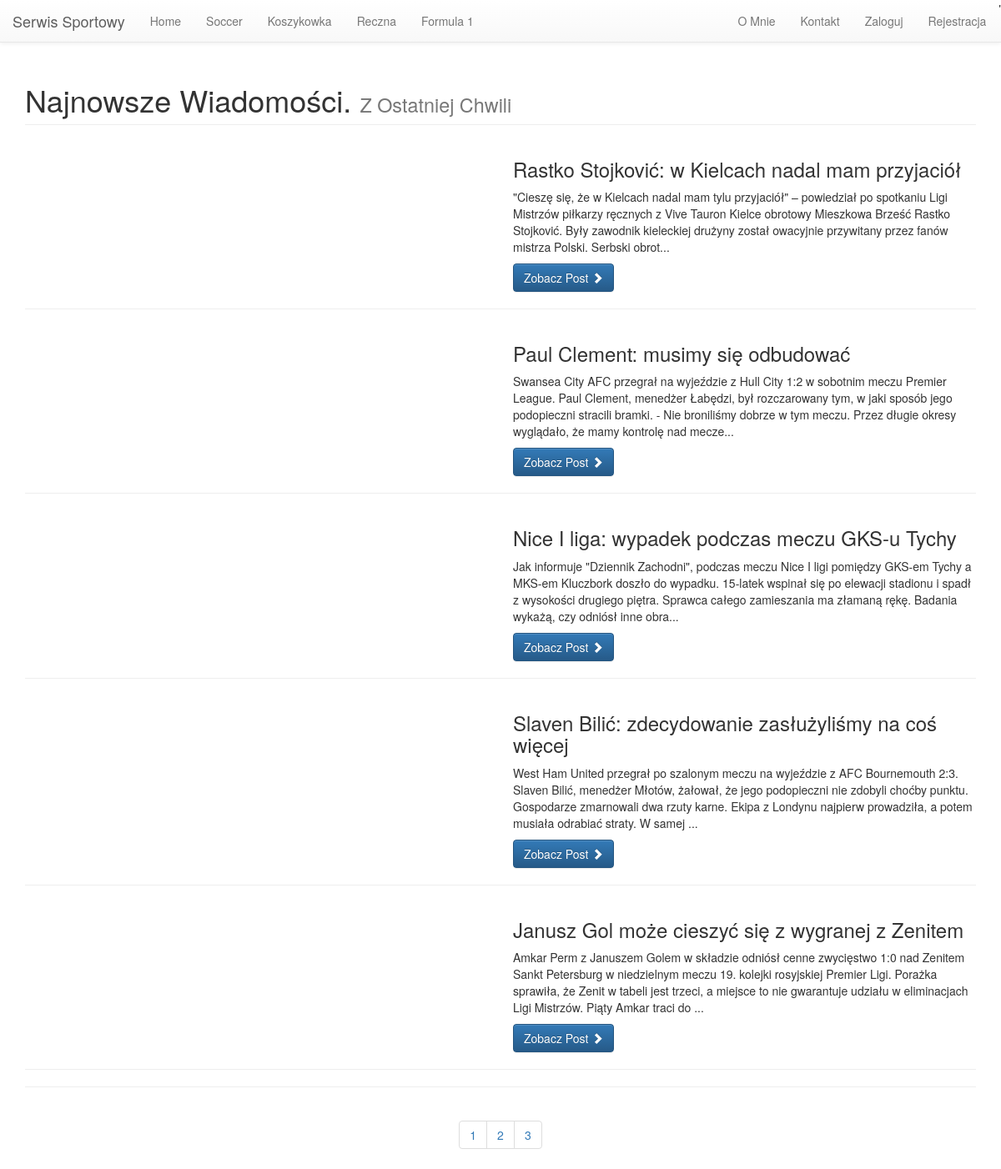
The app's page /index.php?page=2 with its own data.
### tables this page shows
CREATE TABLE `category` (
  `c_id` int(11) NOT NULL,
  `category_name` text NOT NULL
);

CREATE TABLE `posts` (
  `id` int(11) NOT NULL,
  `title` text NOT NULL,
  `description` text NOT NULL,
  `image` text NOT NULL,
  `category` text NOT NULL,
  `status` mediumtext NOT NULL,
  `date` timestamp NOT NULL DEFAULT CURRENT_TIMESTAMP ON UPDATE CURRENT_TIMESTAMP,
  `author` text NOT NULL
);

### index.php (the view, shortened to what this page needs)
<?php
	include 'includes/db.php';
    $per_page = 5;
    if(isset($_GET['page'])){
        $page = $_GET['page'];
    } else{
        $page = 1;
    }
    $start_from = ($page-1) * $per_page;
?>
    <!DOCTYPE html>
    <html lang="pl">
    <head>
        <link href="css/bootstrap.min.css" rel="stylesheet">
        <link rel="stylesheet" href="https://maxcdn.bootstrapcdn.com/bootstrap/3.3.7/css/bootstrap.min.css">
        <link rel="stylesheet" href="https://maxcdn.bootstrapcdn.com/bootstrap/3.3.7/css/bootstrap-theme.min.css"> </head>
    <body>
        <?php include 'includes/header.php'; ?>
        <div class="container" style="margin-top:40px;">
                <div class="row">
                    <div class="col-lg-12">
                        <h1 class="page-header">Najnowsze Wiadomości.
                    <small>Z Ostatniej Chwili</small>
                </h1> </div>
                </div>
                <?php
	$sel_sql = "SELECT * FROM posts WHERE status = 'publish' ORDER BY id DESC LIMIT $start_from,$per_page";
	$run_sql = mysqli_query($conn,$sel_sql);
	while($rows = mysqli_fetch_assoc($run_sql))
		{
			echo '
			<div class="row">
				<div class="col-md-6">
					<a href="post.php?post_id='.$rows['id'].'">
						<img class="img-responsive" src="'.$rows['image'].'" alt="">
					</a>
				</div>
				<div class="col-md-6">
					<h3>'.$rows['title'].'</h3>
					<p>'.substr($rows['description'],0,300).'...</p>
					<a class="btn btn-primary" href="post.php?post_id='.$rows['id'].'">Zobacz Post
					<span class="glyphicon glyphicon-chevron-right"></span></a>
				</div>
			</div>
			<hr>';
		}
?>
                    <hr>
                    <div class="text-center">
                        <ul class="pagination">
                            <?php
                    $pagination_sql = "SELECT * FROM posts WHERE status = 'publish'";
                    $run_pagination = mysqli_query($conn, $pagination_sql);
                    $count = mysqli_num_rows($run_pagination);
                    $total_pages = ceil($count/$per_page);
                    for($i=1; $i<=$total_pages; $i++){
                        echo '<li><a href="index.php?page='.$i.'">'.$i.'</a></li>';
                    }
                ?>
                        </ul>
                    </div>
    </body>
    </html>

### includes/header.php (shortened to what this page needs)
<div class="container">
    <nav class="navbar navbar-default navbar-fixed-top">
        <div class="container-fluid">
            <div class="navbar-header">
                 <a class="navbar-brand" href="index.php">Serwis Sportowy</a> </div>
            <div class="collapse navbar-collapse" id="bs-example-navbar-collapse-1">
                <ul class="nav navbar-nav">
                    <?php
	                   $sel_cat = "SELECT * FROM category";
	                   $run_cat = mysqli_query($conn,$sel_cat);
	                       while($rows = mysqli_fetch_assoc($run_cat))
                            {
                                if(isset($_GET['cat_name']))
                            {
                                 if($_GET['cat_name'] == $rows['category_name'])
                                {
                                    $class = 'active';
                                } else
                                {
                                    $class = '';
                                }
                            }    else
                                {
                                    $class = '';
                                }
                                if($rows['category_name'] == 'home')
                                {
                                    if($_SERVER['PHP_SELF'] == 'index.php'){
                                        echo '<li class = "active"><a href="index.php">'.ucfirst($rows['category_name']).'</a></li>';
                                    }else
                                    {
                                        echo '<li class = ""><a href="index.php">'.ucfirst($rows['category_name']).'</a></li>';
                                    }
                                } else
                                {
                                    echo '<li class = "'.$class.'"><a href="menu.php? cat_id='.$rows['c_id'].'">'.ucfirst($rows['category_name']).'</a></li>';
                                }
                            }
?>
                </ul>
                <ul class="nav navbar-nav navbar-right">
                    <?php
    if (!isset($_SESSION['zalogowany']))
        {
echo<<<END
'
                    <li><a href="about.php">O Mnie</a></li>
                    <li><a href="kontakt.php">Kontakt</a></li>
					<li><a href="logowanie.php">Zaloguj</a></li>
                    <li><a href="rejestracja.php">Rejestracja</a></li>
                </ul>
                </div>
            </div>
        </nav>
      </div>
    '
END;
       }
?>

### records on screen
category: category_name "Home"
category: category_name "Soccer"
category: category_name "Koszykowka"
category: category_name "Reczna"
category: category_name "Formula 1"
posts: title "Rastko Stojković: w Kielcach nadal mam przyjaciół", description "\"Cieszę się, że w Kielcach nadal mam tylu przyjaciół\" – powiedział po spotkaniu Ligi Mistrzów piłkarzy ręcznych z Vive Tauron Kielce obrotowy Mieszkowa Brześć Rastko Stojković. Były zawodnik kieleckiej drużyny został owacyjnie przywitany przez fanów mistrza Polski. Serbski obrot"
posts: title "Paul Clement: musimy się odbudować", description "Swansea City AFC przegrał na wyjeździe z Hull City 1:2 w sobotnim meczu Premier League. Paul Clement, menedżer Łabędzi, był rozczarowany tym, w jaki sposób jego podopieczni stracili bramki. - Nie broniliśmy dobrze w tym meczu. Przez długie okresy wyglądało, że mamy kontrolę nad mecze"
posts: title "Nice I liga: wypadek podczas meczu GKS-u Tychy", description "Jak informuje \"Dziennik Zachodni\", podczas meczu Nice I ligi pomiędzy GKS-em Tychy a MKS-em Kluczbork doszło do wypadku. 15-latek wspinał się po elewacji stadionu i spadł z wysokości drugiego piętra. Sprawca całego zamieszania ma złamaną rękę. Badania wykażą, czy odniósł inne obra"
posts: title "Slaven Bilić: zdecydowanie zasłużyliśmy na coś więcej", description "West Ham United przegrał po szalonym meczu na wyjeździe z AFC Bournemouth 2:3. Slaven Bilić, menedżer Młotów, żałował, że jego podopieczni nie zdobyli choćby punktu. Gospodarze zmarnowali dwa rzuty karne. Ekipa z Londynu najpierw prowadziła, a potem musiała odrabiać straty. W samej"
posts: title "Janusz Gol może cieszyć się z wygranej z Zenitem", description "Amkar Perm z Januszem Golem w składzie odniósł cenne zwycięstwo 1:0 nad Zenitem Sankt Petersburg w niedzielnym meczu 19. kolejki rosyjskiej Premier Ligi. Porażka sprawiła, że Zenit w tabeli jest trzeci, a miejsce to nie gwarantuje udziału w eliminacjach Ligi Mistrzów. Piąty Amkar traci do"
